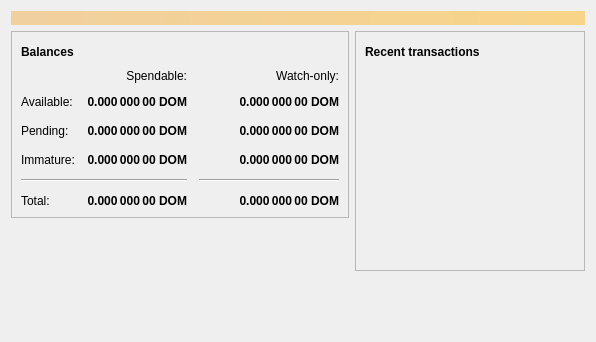
<?xml version="1.0" encoding="UTF-8"?>
<ui version="4.0">
 <class>OverviewPage</class>
 <widget class="QWidget" name="OverviewPage">
  <property name="geometry">
   <rect>
    <x>0</x>
    <y>0</y>
    <width>596</width>
    <height>342</height>
   </rect>
  </property>
  <property name="windowTitle">
   <string>Form</string>
  </property>
  <layout class="QVBoxLayout" name="topLayout">
   <item>
    <widget class="QLabel" name="labelAlerts">
     <property name="visible">
      <bool>false</bool>
     </property>
     <property name="styleSheet">
      <string notr="true">QLabel { background-color: qlineargradient(x1: 0, y1: 0, x2: 1, y2: 0, stop:0 #F0D0A0, stop:1 #F8D488); color:#000000; }</string>
     </property>
     <property name="wordWrap">
      <bool>true</bool>
     </property>
     <property name="margin">
      <number>3</number>
     </property>
     <property name="textInteractionFlags">
      <set>Qt::TextSelectableByMouse</set>
     </property>
    </widget>
   </item>
   <item>
    <layout class="QHBoxLayout" name="horizontalLayout" stretch="1,1">
     <item>
      <layout class="QVBoxLayout" name="verticalLayout_2">
       <item>
        <widget class="QFrame" name="frame">
         <property name="frameShape">
          <enum>QFrame::StyledPanel</enum>
         </property>
         <property name="frameShadow">
          <enum>QFrame::Raised</enum>
         </property>
         <layout class="QVBoxLayout" name="verticalLayout_4">
          <item>
           <layout class="QHBoxLayout" name="horizontalLayout_4">
            <item>
             <widget class="QLabel" name="label_5">
              <property name="font">
               <font>
                <weight>75</weight>
                <bold>true</bold>
               </font>
              </property>
              <property name="text">
               <string>Balances</string>
              </property>
             </widget>
            </item>
            <item>
             <widget class="QPushButton" name="labelWalletStatus">
              <property name="enabled">
               <bool>true</bool>
              </property>
              <property name="maximumSize">
               <size>
                <width>30</width>
                <height>16777215</height>
               </size>
              </property>
              <property name="toolTip">
               <string>The displayed information may be out of date. Your wallet automatically synchronizes with the Dommecoin network after a connection is established, but this process has not completed yet.</string>
              </property>
              <property name="text">
               <string/>
              </property>
              <property name="icon">
               <iconset resource="../bitcoin.qrc">
                <normaloff>:/icons/warning</normaloff>
                <disabledoff>:/icons/warning</disabledoff>:/icons/warning</iconset>
              </property>
              <property name="iconSize">
               <size>
                <width>24</width>
                <height>24</height>
               </size>
              </property>
              <property name="flat">
               <bool>true</bool>
              </property>
             </widget>
            </item>
            <item>
             <spacer name="horizontalSpacer_3">
              <property name="orientation">
               <enum>Qt::Horizontal</enum>
              </property>
              <property name="sizeHint" stdset="0">
               <size>
                <width>40</width>
                <height>20</height>
               </size>
              </property>
             </spacer>
            </item>
           </layout>
          </item>
          <item>
           <layout class="QGridLayout" name="gridLayout">
            <property name="spacing">
             <number>12</number>
            </property>
            <item row="2" column="2">
             <widget class="QLabel" name="labelWatchPending">
              <property name="font">
               <font>
                <weight>75</weight>
                <bold>true</bold>
               </font>
              </property>
              <property name="cursor">
               <cursorShape>IBeamCursor</cursorShape>
              </property>
              <property name="toolTip">
               <string>Unconfirmed transactions to watch-only addresses</string>
              </property>
              <property name="text">
               <string notr="true">0.000 000 00 DOM</string>
              </property>
              <property name="alignment">
               <set>Qt::AlignRight|Qt::AlignTrailing|Qt::AlignVCenter</set>
              </property>
              <property name="textInteractionFlags">
               <set>Qt::LinksAccessibleByMouse|Qt::TextSelectableByKeyboard|Qt::TextSelectableByMouse</set>
              </property>
             </widget>
            </item>
            <item row="2" column="1">
             <widget class="QLabel" name="labelUnconfirmed">
              <property name="font">
               <font>
                <weight>75</weight>
                <bold>true</bold>
               </font>
              </property>
              <property name="cursor">
               <cursorShape>IBeamCursor</cursorShape>
              </property>
              <property name="toolTip">
               <string>Total of transactions that have yet to be confirmed, and do not yet count toward the spendable balance</string>
              </property>
              <property name="text">
               <string notr="true">0.000 000 00 DOM</string>
              </property>
              <property name="alignment">
               <set>Qt::AlignRight|Qt::AlignTrailing|Qt::AlignVCenter</set>
              </property>
              <property name="textInteractionFlags">
               <set>Qt::LinksAccessibleByMouse|Qt::TextSelectableByKeyboard|Qt::TextSelectableByMouse</set>
              </property>
             </widget>
            </item>
            <item row="3" column="2">
             <widget class="QLabel" name="labelWatchImmature">
              <property name="font">
               <font>
                <weight>75</weight>
                <bold>true</bold>
               </font>
              </property>
              <property name="cursor">
               <cursorShape>IBeamCursor</cursorShape>
              </property>
              <property name="toolTip">
               <string>Mined balance in watch-only addresses that has not yet matured</string>
              </property>
              <property name="text">
               <string notr="true">0.000 000 00 DOM</string>
              </property>
              <property name="alignment">
               <set>Qt::AlignRight|Qt::AlignTrailing|Qt::AlignVCenter</set>
              </property>
              <property name="textInteractionFlags">
               <set>Qt::LinksAccessibleByMouse|Qt::TextSelectableByKeyboard|Qt::TextSelectableByMouse</set>
              </property>
             </widget>
            </item>
            <item row="4" column="0" colspan="2">
             <widget class="Line" name="line">
              <property name="orientation">
               <enum>Qt::Horizontal</enum>
              </property>
             </widget>
            </item>
            <item row="4" column="2">
             <widget class="Line" name="lineWatchBalance">
              <property name="sizePolicy">
               <sizepolicy hsizetype="Preferred" vsizetype="Fixed">
                <horstretch>0</horstretch>
                <verstretch>0</verstretch>
               </sizepolicy>
              </property>
              <property name="minimumSize">
               <size>
                <width>140</width>
                <height>0</height>
               </size>
              </property>
              <property name="orientation">
               <enum>Qt::Horizontal</enum>
              </property>
             </widget>
            </item>
            <item row="5" column="0">
             <widget class="QLabel" name="labelTotalText">
              <property name="text">
               <string>Total:</string>
              </property>
             </widget>
            </item>
            <item row="3" column="1">
             <widget class="QLabel" name="labelImmature">
              <property name="font">
               <font>
                <weight>75</weight>
                <bold>true</bold>
               </font>
              </property>
              <property name="cursor">
               <cursorShape>IBeamCursor</cursorShape>
              </property>
              <property name="toolTip">
               <string>Mined balance that has not yet matured</string>
              </property>
              <property name="text">
               <string notr="true">0.000 000 00 DOM</string>
              </property>
              <property name="alignment">
               <set>Qt::AlignRight|Qt::AlignTrailing|Qt::AlignVCenter</set>
              </property>
              <property name="textInteractionFlags">
               <set>Qt::LinksAccessibleByMouse|Qt::TextSelectableByKeyboard|Qt::TextSelectableByMouse</set>
              </property>
             </widget>
            </item>
            <item row="2" column="3">
             <spacer name="horizontalSpacer_2">
              <property name="orientation">
               <enum>Qt::Horizontal</enum>
              </property>
              <property name="sizeHint" stdset="0">
               <size>
                <width>40</width>
                <height>20</height>
               </size>
              </property>
             </spacer>
            </item>
            <item row="3" column="0">
             <widget class="QLabel" name="labelImmatureText">
              <property name="text">
               <string>Immature:</string>
              </property>
             </widget>
            </item>
            <item row="5" column="1">
             <widget class="QLabel" name="labelTotal">
              <property name="font">
               <font>
                <weight>75</weight>
                <bold>true</bold>
               </font>
              </property>
              <property name="cursor">
               <cursorShape>IBeamCursor</cursorShape>
              </property>
              <property name="toolTip">
               <string>Your current total balance</string>
              </property>
              <property name="text">
               <string notr="true">0.000 000 00 DOM</string>
              </property>
              <property name="alignment">
               <set>Qt::AlignRight|Qt::AlignTrailing|Qt::AlignVCenter</set>
              </property>
              <property name="textInteractionFlags">
               <set>Qt::LinksAccessibleByMouse|Qt::TextSelectableByKeyboard|Qt::TextSelectableByMouse</set>
              </property>
             </widget>
            </item>
            <item row="5" column="2">
             <widget class="QLabel" name="labelWatchTotal">
              <property name="font">
               <font>
                <weight>75</weight>
                <bold>true</bold>
               </font>
              </property>
              <property name="cursor">
               <cursorShape>IBeamCursor</cursorShape>
              </property>
              <property name="toolTip">
               <string>Current total balance in watch-only addresses</string>
              </property>
              <property name="text">
               <string notr="true">0.000 000 00 DOM</string>
              </property>
              <property name="alignment">
               <set>Qt::AlignRight|Qt::AlignTrailing|Qt::AlignVCenter</set>
              </property>
              <property name="textInteractionFlags">
               <set>Qt::LinksAccessibleByMouse|Qt::TextSelectableByKeyboard|Qt::TextSelectableByMouse</set>
              </property>
             </widget>
            </item>
            <item row="0" column="2">
             <widget class="QLabel" name="labelWatchonly">
              <property name="text">
               <string>Watch-only:</string>
              </property>
              <property name="alignment">
               <set>Qt::AlignRight|Qt::AlignTrailing|Qt::AlignVCenter</set>
              </property>
             </widget>
            </item>
            <item row="1" column="0">
             <widget class="QLabel" name="labelBalanceText">
              <property name="text">
               <string>Available:</string>
              </property>
             </widget>
            </item>
            <item row="1" column="1">
             <widget class="QLabel" name="labelBalance">
              <property name="font">
               <font>
                <weight>75</weight>
                <bold>true</bold>
               </font>
              </property>
              <property name="cursor">
               <cursorShape>IBeamCursor</cursorShape>
              </property>
              <property name="toolTip">
               <string>Your current spendable balance</string>
              </property>
              <property name="text">
               <string notr="true">0.000 000 00 DOM</string>
              </property>
              <property name="alignment">
               <set>Qt::AlignRight|Qt::AlignTrailing|Qt::AlignVCenter</set>
              </property>
              <property name="textInteractionFlags">
               <set>Qt::LinksAccessibleByMouse|Qt::TextSelectableByKeyboard|Qt::TextSelectableByMouse</set>
              </property>
             </widget>
            </item>
            <item row="1" column="2">
             <widget class="QLabel" name="labelWatchAvailable">
              <property name="font">
               <font>
                <weight>75</weight>
                <bold>true</bold>
               </font>
              </property>
              <property name="cursor">
               <cursorShape>IBeamCursor</cursorShape>
              </property>
              <property name="toolTip">
               <string>Your current balance in watch-only addresses</string>
              </property>
              <property name="text">
               <string notr="true">0.000 000 00 DOM</string>
              </property>
              <property name="alignment">
               <set>Qt::AlignRight|Qt::AlignTrailing|Qt::AlignVCenter</set>
              </property>
              <property name="textInteractionFlags">
               <set>Qt::LinksAccessibleByMouse|Qt::TextSelectableByKeyboard|Qt::TextSelectableByMouse</set>
              </property>
             </widget>
            </item>
            <item row="2" column="0">
             <widget class="QLabel" name="labelPendingText">
              <property name="text">
               <string>Pending:</string>
              </property>
             </widget>
            </item>
            <item row="0" column="1">
             <widget class="QLabel" name="labelSpendable">
              <property name="text">
               <string>Spendable:</string>
              </property>
              <property name="alignment">
               <set>Qt::AlignRight|Qt::AlignTrailing|Qt::AlignVCenter</set>
              </property>
             </widget>
            </item>
           </layout>
          </item>
         </layout>
        </widget>
       </item>
       <item>
        <spacer name="verticalSpacer">
         <property name="orientation">
          <enum>Qt::Vertical</enum>
         </property>
         <property name="sizeHint" stdset="0">
          <size>
           <width>20</width>
           <height>40</height>
          </size>
         </property>
        </spacer>
       </item>
      </layout>
     </item>
     <item>
      <layout class="QVBoxLayout" name="verticalLayout_3">
       <item>
        <widget class="QFrame" name="frame_2">
         <property name="frameShape">
          <enum>QFrame::StyledPanel</enum>
         </property>
         <property name="frameShadow">
          <enum>QFrame::Raised</enum>
         </property>
         <layout class="QVBoxLayout" name="verticalLayout">
          <item>
           <layout class="QHBoxLayout" name="horizontalLayout_2">
            <item>
             <widget class="QLabel" name="label_4">
              <property name="font">
               <font>
                <weight>75</weight>
                <bold>true</bold>
               </font>
              </property>
              <property name="text">
               <string>Recent transactions</string>
              </property>
             </widget>
            </item>
            <item>
             <widget class="QPushButton" name="labelTransactionsStatus">
              <property name="enabled">
               <bool>true</bool>
              </property>
              <property name="maximumSize">
               <size>
                <width>30</width>
                <height>16777215</height>
               </size>
              </property>
              <property name="toolTip">
               <string>The displayed information may be out of date. Your wallet automatically synchronizes with the Dommecoin network after a connection is established, but this process has not completed yet.</string>
              </property>
              <property name="text">
               <string/>
              </property>
              <property name="icon">
               <iconset resource="../bitcoin.qrc">
                <normaloff>:/icons/warning</normaloff>
                <disabledoff>:/icons/warning</disabledoff>:/icons/warning</iconset>
              </property>
              <property name="iconSize">
               <size>
                <width>24</width>
                <height>24</height>
               </size>
              </property>
              <property name="flat">
               <bool>true</bool>
              </property>
             </widget>
            </item>
            <item>
             <spacer name="horizontalSpacer">
              <property name="orientation">
               <enum>Qt::Horizontal</enum>
              </property>
              <property name="sizeHint" stdset="0">
               <size>
                <width>40</width>
                <height>20</height>
               </size>
              </property>
             </spacer>
            </item>
           </layout>
          </item>
          <item>
           <widget class="QListView" name="listTransactions">
            <property name="styleSheet">
             <string notr="true">QListView { background: transparent; }</string>
            </property>
            <property name="frameShape">
             <enum>QFrame::NoFrame</enum>
            </property>
            <property name="verticalScrollBarPolicy">
             <enum>Qt::ScrollBarAlwaysOff</enum>
            </property>
            <property name="horizontalScrollBarPolicy">
             <enum>Qt::ScrollBarAlwaysOff</enum>
            </property>
            <property name="selectionMode">
             <enum>QAbstractItemView::NoSelection</enum>
            </property>
           </widget>
          </item>
         </layout>
        </widget>
       </item>
       <item>
        <spacer name="verticalSpacer_2">
         <property name="orientation">
          <enum>Qt::Vertical</enum>
         </property>
         <property name="sizeHint" stdset="0">
          <size>
           <width>20</width>
           <height>40</height>
          </size>
         </property>
        </spacer>
       </item>
      </layout>
     </item>
    </layout>
   </item>
  </layout>
 </widget>
 <resources/>
 <connections/>
</ui>
